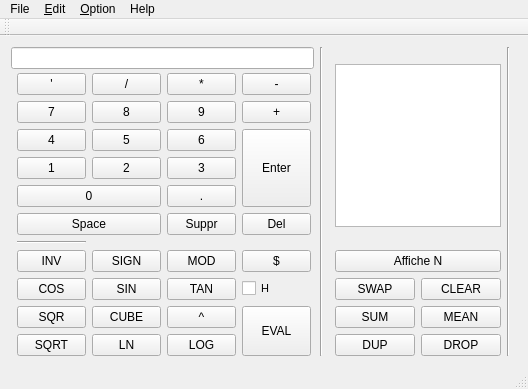
<?xml version="1.0" encoding="UTF-8"?>
<ui version="4.0">
 <class>MainWindow</class>
 <widget class="QMainWindow" name="MainWindow">
  <property name="geometry">
   <rect>
    <x>0</x>
    <y>0</y>
    <width>528</width>
    <height>389</height>
   </rect>
  </property>
  <property name="sizePolicy">
   <sizepolicy hsizetype="Fixed" vsizetype="Fixed">
    <horstretch>0</horstretch>
    <verstretch>0</verstretch>
   </sizepolicy>
  </property>
  <property name="minimumSize">
   <size>
    <width>528</width>
    <height>389</height>
   </size>
  </property>
  <property name="maximumSize">
   <size>
    <width>528</width>
    <height>389</height>
   </size>
  </property>
  <property name="windowTitle">
   <string>MainWindow</string>
  </property>
  <widget class="QWidget" name="centralWidget">
   <widget class="QWidget" name="layoutWidget">
    <property name="geometry">
     <rect>
      <x>0</x>
      <y>0</y>
      <width>521</width>
      <height>331</height>
     </rect>
    </property>
    <layout class="QHBoxLayout" name="layoutPrincipal">
     <item>
      <layout class="QGridLayout" name="layoutCalc" rowstretch="0,0,0">
       <property name="sizeConstraint">
        <enum>QLayout::SetMinimumSize</enum>
       </property>
       <property name="horizontalSpacing">
        <number>3</number>
       </property>
       <property name="verticalSpacing">
        <number>1</number>
       </property>
       <property name="topMargin">
        <number>0</number>
       </property>
       <item row="0" column="0" colspan="4">
        <widget class="QLineEdit" name="inputLine">
         <property name="readOnly">
          <bool>true</bool>
         </property>
        </widget>
       </item>
       <item row="1" column="2">
        <spacer name="verticalSpacerBasLineEdit">
         <property name="orientation">
          <enum>Qt::Vertical</enum>
         </property>
         <property name="sizeHint" stdset="0">
          <size>
           <width>20</width>
           <height>40</height>
          </size>
         </property>
        </spacer>
       </item>
       <item row="2" column="2">
        <layout class="QGridLayout" name="layoutCalculesBasiques">
         <property name="sizeConstraint">
          <enum>QLayout::SetMinimumSize</enum>
         </property>
         <item row="0" column="0">
          <widget class="QPushButton" name="buttonQuote">
           <property name="text">
            <string>'</string>
           </property>
           <property name="shortcut">
            <string>'</string>
           </property>
          </widget>
         </item>
         <item row="1" column="0">
          <widget class="QPushButton" name="button7">
           <property name="text">
            <string>7</string>
           </property>
           <property name="shortcut">
            <string>7</string>
           </property>
          </widget>
         </item>
         <item row="2" column="0">
          <widget class="QPushButton" name="button4">
           <property name="text">
            <string>4</string>
           </property>
           <property name="shortcut">
            <string>4</string>
           </property>
          </widget>
         </item>
         <item row="3" column="0">
          <widget class="QPushButton" name="button1">
           <property name="text">
            <string>1</string>
           </property>
           <property name="shortcut">
            <string>1</string>
           </property>
          </widget>
         </item>
         <item row="4" column="0" colspan="2">
          <widget class="QPushButton" name="button0">
           <property name="text">
            <string>0</string>
           </property>
           <property name="shortcut">
            <string>0</string>
           </property>
          </widget>
         </item>
         <item row="5" column="0" colspan="2">
          <widget class="QPushButton" name="buttonSpace">
           <property name="text">
            <string>Space</string>
           </property>
           <property name="shortcut">
            <string>Space</string>
           </property>
          </widget>
         </item>
         <item row="0" column="1">
          <widget class="QPushButton" name="buttonDiv">
           <property name="text">
            <string>/</string>
           </property>
           <property name="shortcut">
            <string>/</string>
           </property>
          </widget>
         </item>
         <item row="1" column="1">
          <widget class="QPushButton" name="button8">
           <property name="text">
            <string>8</string>
           </property>
           <property name="shortcut">
            <string>8</string>
           </property>
          </widget>
         </item>
         <item row="0" column="2">
          <widget class="QPushButton" name="buttonMul">
           <property name="text">
            <string>*</string>
           </property>
           <property name="shortcut">
            <string>*</string>
           </property>
          </widget>
         </item>
         <item row="0" column="3">
          <widget class="QPushButton" name="buttonMoins">
           <property name="text">
            <string>-</string>
           </property>
           <property name="shortcut">
            <string>-</string>
           </property>
          </widget>
         </item>
         <item row="1" column="2">
          <widget class="QPushButton" name="button9">
           <property name="text">
            <string>9</string>
           </property>
           <property name="shortcut">
            <string>9</string>
           </property>
          </widget>
         </item>
         <item row="1" column="3">
          <widget class="QPushButton" name="buttonPlus">
           <property name="text">
            <string>+</string>
           </property>
           <property name="shortcut">
            <string>+</string>
           </property>
          </widget>
         </item>
         <item row="2" column="1">
          <widget class="QPushButton" name="button5">
           <property name="text">
            <string>5</string>
           </property>
           <property name="shortcut">
            <string>5</string>
           </property>
          </widget>
         </item>
         <item row="2" column="2">
          <widget class="QPushButton" name="button6">
           <property name="text">
            <string>6</string>
           </property>
           <property name="shortcut">
            <string>6</string>
           </property>
          </widget>
         </item>
         <item row="3" column="1">
          <widget class="QPushButton" name="button2">
           <property name="text">
            <string>2</string>
           </property>
           <property name="shortcut">
            <string>2</string>
           </property>
          </widget>
         </item>
         <item row="3" column="2">
          <widget class="QPushButton" name="button3">
           <property name="text">
            <string>3</string>
           </property>
           <property name="shortcut">
            <string>3</string>
           </property>
          </widget>
         </item>
         <item row="4" column="2">
          <widget class="QPushButton" name="buttonDot">
           <property name="text">
            <string>.</string>
           </property>
           <property name="shortcut">
            <string>.</string>
           </property>
          </widget>
         </item>
         <item row="2" column="3" rowspan="3">
          <widget class="QPushButton" name="buttonEnter">
           <property name="sizePolicy">
            <sizepolicy hsizetype="Minimum" vsizetype="Expanding">
             <horstretch>0</horstretch>
             <verstretch>0</verstretch>
            </sizepolicy>
           </property>
           <property name="baseSize">
            <size>
             <width>0</width>
             <height>0</height>
            </size>
           </property>
           <property name="autoFillBackground">
            <bool>false</bool>
           </property>
           <property name="text">
            <string>Enter</string>
           </property>
           <property name="shortcut">
            <string>Return</string>
           </property>
          </widget>
         </item>
         <item row="5" column="2">
          <widget class="QPushButton" name="buttonSuppr">
           <property name="text">
            <string>Suppr</string>
           </property>
           <property name="shortcut">
            <string>Del</string>
           </property>
          </widget>
         </item>
         <item row="5" column="3">
          <widget class="QPushButton" name="buttonDel">
           <property name="text">
            <string>Del</string>
           </property>
           <property name="shortcut">
            <string>Backspace</string>
           </property>
          </widget>
         </item>
         <item row="7" column="0" colspan="4">
          <layout class="QGridLayout" name="layoutCalculesScientifiques">
           <property name="sizeConstraint">
            <enum>QLayout::SetMinimumSize</enum>
           </property>
           <item row="0" column="0">
            <widget class="QPushButton" name="buttonInv">
             <property name="text">
              <string>INV</string>
             </property>
            </widget>
           </item>
           <item row="0" column="1">
            <widget class="QPushButton" name="buttonSign">
             <property name="text">
              <string>SIGN</string>
             </property>
            </widget>
           </item>
           <item row="0" column="2">
            <widget class="QPushButton" name="buttonModulo">
             <property name="text">
              <string>MOD</string>
             </property>
            </widget>
           </item>
           <item row="0" column="3">
            <widget class="QPushButton" name="buttonComplexe">
             <property name="text">
              <string>$</string>
             </property>
            </widget>
           </item>
           <item row="1" column="0">
            <widget class="QPushButton" name="buttonCos">
             <property name="text">
              <string>COS</string>
             </property>
            </widget>
           </item>
           <item row="1" column="1">
            <widget class="QPushButton" name="buttonSin">
             <property name="text">
              <string>SIN</string>
             </property>
            </widget>
           </item>
           <item row="1" column="2">
            <widget class="QPushButton" name="buttonTan">
             <property name="text">
              <string>TAN</string>
             </property>
            </widget>
           </item>
           <item row="1" column="3">
            <widget class="QCheckBox" name="checkBoxHyperbolique">
             <property name="font">
              <font>
               <pointsize>8</pointsize>
              </font>
             </property>
             <property name="text">
              <string>H</string>
             </property>
            </widget>
           </item>
           <item row="3" column="0">
            <widget class="QPushButton" name="buttonSqr">
             <property name="text">
              <string>SQR</string>
             </property>
            </widget>
           </item>
           <item row="3" column="1">
            <widget class="QPushButton" name="buttonCube">
             <property name="text">
              <string>CUBE</string>
             </property>
            </widget>
           </item>
           <item row="3" column="2">
            <widget class="QPushButton" name="buttonPow">
             <property name="text">
              <string>^</string>
             </property>
            </widget>
           </item>
           <item row="4" column="0">
            <widget class="QPushButton" name="buttonSqrt">
             <property name="text">
              <string>SQRT</string>
             </property>
            </widget>
           </item>
           <item row="4" column="1">
            <widget class="QPushButton" name="buttonLn">
             <property name="text">
              <string>LN</string>
             </property>
            </widget>
           </item>
           <item row="4" column="2">
            <widget class="QPushButton" name="buttonLog">
             <property name="text">
              <string>LOG</string>
             </property>
            </widget>
           </item>
           <item row="3" column="3" rowspan="2">
            <widget class="QPushButton" name="buttonEval">
             <property name="sizePolicy">
              <sizepolicy hsizetype="Minimum" vsizetype="Expanding">
               <horstretch>0</horstretch>
               <verstretch>0</verstretch>
              </sizepolicy>
             </property>
             <property name="text">
              <string>EVAL</string>
             </property>
            </widget>
           </item>
          </layout>
         </item>
         <item row="6" column="0">
          <widget class="Line" name="line">
           <property name="orientation">
            <enum>Qt::Horizontal</enum>
           </property>
          </widget>
         </item>
        </layout>
       </item>
      </layout>
     </item>
     <item>
      <widget class="Line" name="line_3">
       <property name="orientation">
        <enum>Qt::Vertical</enum>
       </property>
      </widget>
     </item>
     <item>
      <layout class="QFormLayout" name="layoutPile">
       <property name="fieldGrowthPolicy">
        <enum>QFormLayout::AllNonFixedFieldsGrow</enum>
       </property>
       <item row="0" column="1">
        <spacer name="verticalSpacerHautPile">
         <property name="orientation">
          <enum>Qt::Vertical</enum>
         </property>
         <property name="sizeHint" stdset="0">
          <size>
           <width>20</width>
           <height>40</height>
          </size>
         </property>
        </spacer>
       </item>
       <item row="1" column="1">
        <widget class="QListView" name="listPile">
         <property name="maximumSize">
          <size>
           <width>16777215</width>
           <height>16777215</height>
          </size>
         </property>
        </widget>
       </item>
       <item row="2" column="1">
        <spacer name="verticalSpacerBasPile">
         <property name="orientation">
          <enum>Qt::Vertical</enum>
         </property>
         <property name="sizeHint" stdset="0">
          <size>
           <width>20</width>
           <height>40</height>
          </size>
         </property>
        </spacer>
       </item>
       <item row="3" column="1">
        <layout class="QGridLayout" name="layoutFonctionPile">
         <item row="1" column="0">
          <widget class="QPushButton" name="buttonSwap">
           <property name="text">
            <string>SWAP</string>
           </property>
          </widget>
         </item>
         <item row="1" column="1">
          <widget class="QPushButton" name="buttonClearPile">
           <property name="text">
            <string>CLEAR</string>
           </property>
          </widget>
         </item>
         <item row="2" column="0">
          <widget class="QPushButton" name="buttonSum">
           <property name="text">
            <string>SUM</string>
           </property>
          </widget>
         </item>
         <item row="2" column="1">
          <widget class="QPushButton" name="buttonMean">
           <property name="text">
            <string>MEAN</string>
           </property>
          </widget>
         </item>
         <item row="3" column="0">
          <widget class="QPushButton" name="buttonDup">
           <property name="text">
            <string>DUP</string>
           </property>
          </widget>
         </item>
         <item row="3" column="1">
          <widget class="QPushButton" name="buttonDrop">
           <property name="text">
            <string>DROP</string>
           </property>
          </widget>
         </item>
         <item row="0" column="0" colspan="2">
          <widget class="QPushButton" name="buttonAffiche">
           <property name="text">
            <string>Affiche N</string>
           </property>
          </widget>
         </item>
        </layout>
       </item>
      </layout>
     </item>
     <item>
      <widget class="Line" name="line_4">
       <property name="orientation">
        <enum>Qt::Vertical</enum>
       </property>
      </widget>
     </item>
    </layout>
   </widget>
  </widget>
  <widget class="QMenuBar" name="menuBar">
   <property name="geometry">
    <rect>
     <x>0</x>
     <y>0</y>
     <width>528</width>
     <height>21</height>
    </rect>
   </property>
   <widget class="QMenu" name="menuHelp">
    <property name="title">
     <string>Help</string>
    </property>
   </widget>
   <widget class="QMenu" name="menuFile">
    <property name="title">
     <string>File</string>
    </property>
    <addaction name="actionQuit"/>
   </widget>
   <widget class="QMenu" name="menuEdit">
    <property name="title">
     <string>&amp;Edit</string>
    </property>
    <addaction name="action_Undo"/>
    <addaction name="action_Redo"/>
   </widget>
   <widget class="QMenu" name="menuOption">
    <property name="title">
     <string>&amp;Option</string>
    </property>
    <widget class="QMenu" name="menuComplexe">
     <property name="title">
      <string>mode complexe</string>
     </property>
     <addaction name="actionYes"/>
     <addaction name="actionNo"/>
    </widget>
    <widget class="QMenu" name="menuType">
     <property name="title">
      <string>choix type</string>
     </property>
     <addaction name="actionInteger"/>
     <addaction name="actionFloat"/>
     <addaction name="actionRational"/>
    </widget>
    <widget class="QMenu" name="menuChoixdegre">
     <property name="title">
      <string>choix degrés</string>
     </property>
     <addaction name="actionRadian"/>
     <addaction name="actionDegre"/>
    </widget>
    <widget class="QMenu" name="menuUtilisationClavier">
     <property name="title">
      <string>utilisation clavier</string>
     </property>
     <addaction name="actionClavierOn"/>
     <addaction name="actionClavierOff"/>
    </widget>
    <addaction name="menuComplexe"/>
    <addaction name="menuType"/>
    <addaction name="menuChoixdegre"/>
    <addaction name="menuUtilisationClavier"/>
   </widget>
   <addaction name="menuFile"/>
   <addaction name="menuEdit"/>
   <addaction name="menuOption"/>
   <addaction name="menuHelp"/>
  </widget>
  <widget class="QToolBar" name="mainToolBar">
   <attribute name="toolBarArea">
    <enum>TopToolBarArea</enum>
   </attribute>
   <attribute name="toolBarBreak">
    <bool>false</bool>
   </attribute>
  </widget>
  <widget class="QStatusBar" name="statusBar"/>
  <action name="actionQuit">
   <property name="text">
    <string>Quit</string>
   </property>
   <property name="shortcut">
    <string>Ctrl+Q</string>
   </property>
  </action>
  <action name="action_Undo">
   <property name="text">
    <string>&amp;Undo</string>
   </property>
   <property name="shortcut">
    <string>Ctrl+Z</string>
   </property>
   <property name="shortcutContext">
    <enum>Qt::WindowShortcut</enum>
   </property>
  </action>
  <action name="action_Redo">
   <property name="text">
    <string>&amp;Redo</string>
   </property>
   <property name="shortcut">
    <string>Ctrl+Y</string>
   </property>
  </action>
  <action name="actionYes">
   <property name="checkable">
    <bool>true</bool>
   </property>
   <property name="text">
    <string>oui</string>
   </property>
  </action>
  <action name="actionNo">
   <property name="checkable">
    <bool>true</bool>
   </property>
   <property name="checked">
    <bool>true</bool>
   </property>
   <property name="text">
    <string>non</string>
   </property>
  </action>
  <action name="actionInteger">
   <property name="checkable">
    <bool>true</bool>
   </property>
   <property name="checked">
    <bool>true</bool>
   </property>
   <property name="text">
    <string>entier</string>
   </property>
  </action>
  <action name="actionFloat">
   <property name="checkable">
    <bool>true</bool>
   </property>
   <property name="text">
    <string>réel</string>
   </property>
  </action>
  <action name="actionRational">
   <property name="checkable">
    <bool>true</bool>
   </property>
   <property name="text">
    <string>rationnel</string>
   </property>
  </action>
  <action name="actionRadian">
   <property name="checkable">
    <bool>true</bool>
   </property>
   <property name="text">
    <string>radiant</string>
   </property>
  </action>
  <action name="actionDegre">
   <property name="checkable">
    <bool>true</bool>
   </property>
   <property name="checked">
    <bool>true</bool>
   </property>
   <property name="text">
    <string>degré</string>
   </property>
  </action>
  <action name="actionClavierOn">
   <property name="checkable">
    <bool>true</bool>
   </property>
   <property name="checked">
    <bool>true</bool>
   </property>
   <property name="text">
    <string>oui</string>
   </property>
  </action>
  <action name="actionClavierOff">
   <property name="checkable">
    <bool>true</bool>
   </property>
   <property name="text">
    <string>non</string>
   </property>
  </action>
 </widget>
 <layoutdefault spacing="6" margin="11"/>
 <resources/>
 <connections/>
</ui>
